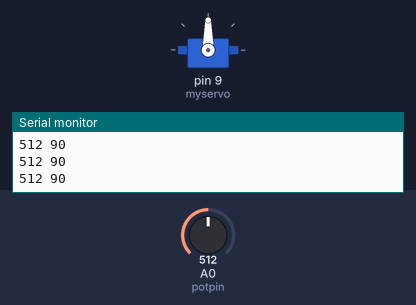
Simulated run of this sketch. Board: Arduino Uno, built with avr-gcc and run on an emulated ATmega328P. Parts: servo, the last lines printed to the serial monitor. Inputs (shaded band) come from the test bench; at power-on: A0 (potpin) = 512.

Above: at 1.2 s.
1.3 s: A0 (potpin) set to 716
At 2.2 s:
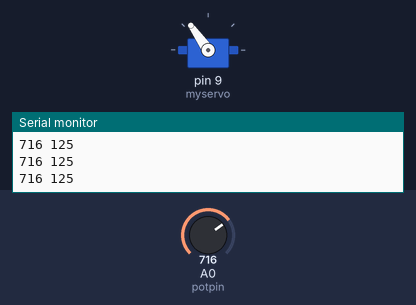
2.9 s: A0 (potpin) set to 900
At 3.6 s:
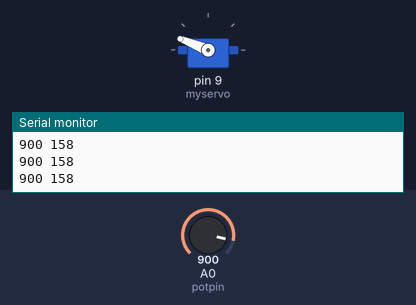
4.5 s: A0 (potpin) set to 1023
At 5.0 s:
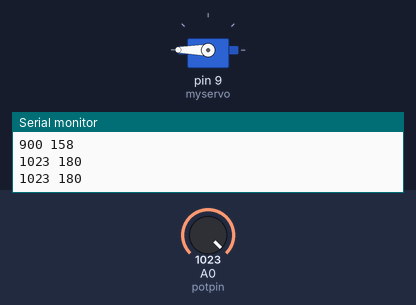
6.1 s: A0 (potpin) set to 306
At 7.4 s:
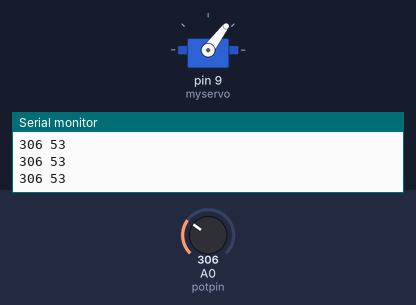
7.7 s: A0 (potpin) set to 122
At 9.0 s:
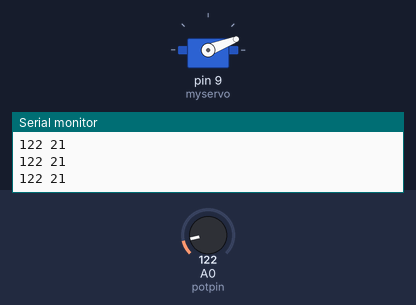
9.3 s: A0 (potpin) set to 0
At 10.3 s:
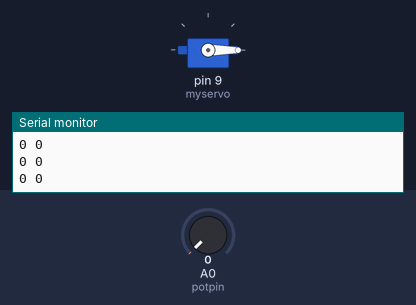
Timing chart, 0 to 11.9 s (numbered marks = the images above; inputs shaded):
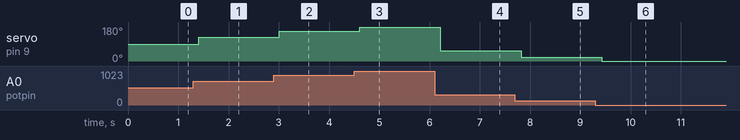

The sketch:

servo_motor.ino
```cpp
#include <Servo.h> //this is the labrary for servo motor

Servo myservo;  // create servo object to control a servo

int potpin = A0;  // analog pin used to connect the potentiometer
int val;    // variable to read the value from the analog pin

void setup() {
  Serial.begin(9600);          //  setup serial
  myservo.attach(9);  // attaches the servo on pin 9 to the servo object
}

void loop() {
  // Servo knob demo by Robojax.com
  val = analogRead(potpin);            // reads the value of the potentiometer (value between 0 and 1023)
  Serial.print(val);
  Serial.print(" ");                   //to print the value of th potentiometer on serial
  val = map(val, 0, 1023, 0, 180);     // scale it to use it with the servo (value between 0 and 180) note that the result came out from 1023/6
  myservo.write(val);                  //write means your servo will works in reality

  //her we will set the servo position according to the scaled value
  Serial.print(val);
  Serial.println();
  delay(200); // waits for the servo to get anither results

}
```

Measured:
- after the input at 1.3 s, servo on pin 9 (myservo): 90° → 125° after 0.10 s
- after the input at 2.9 s, servo on pin 9 (myservo): 125° → 158° after 0.11 s
- after the input at 4.5 s, servo on pin 9 (myservo): 158° → 180° after 0.11 s
- after the input at 6.1 s, servo on pin 9 (myservo): 180° → 53° after 0.12 s
- after the input at 7.7 s, servo on pin 9 (myservo): 53° → 21° after 0.12 s
- after the input at 9.3 s, servo on pin 9 (myservo): 21° → 0° after 0.13 s
